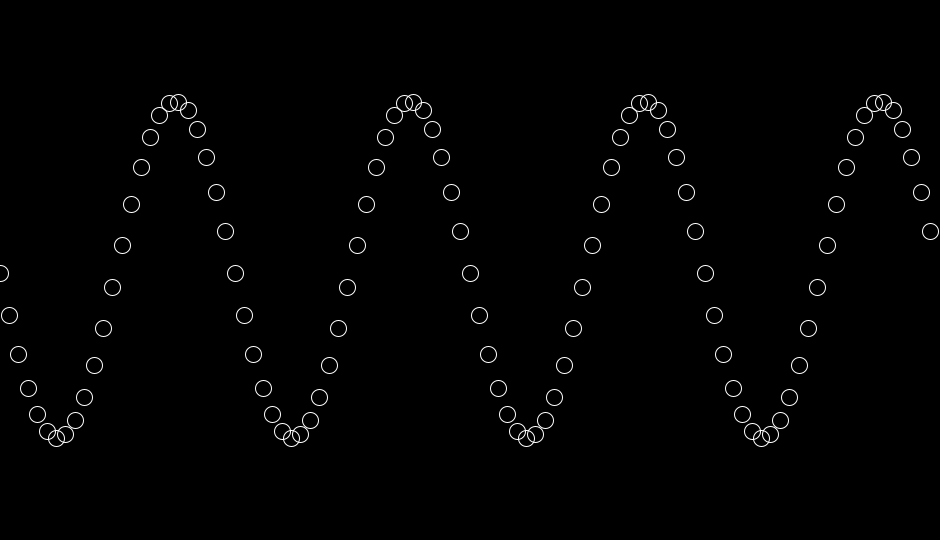
Frame 1 (no input)
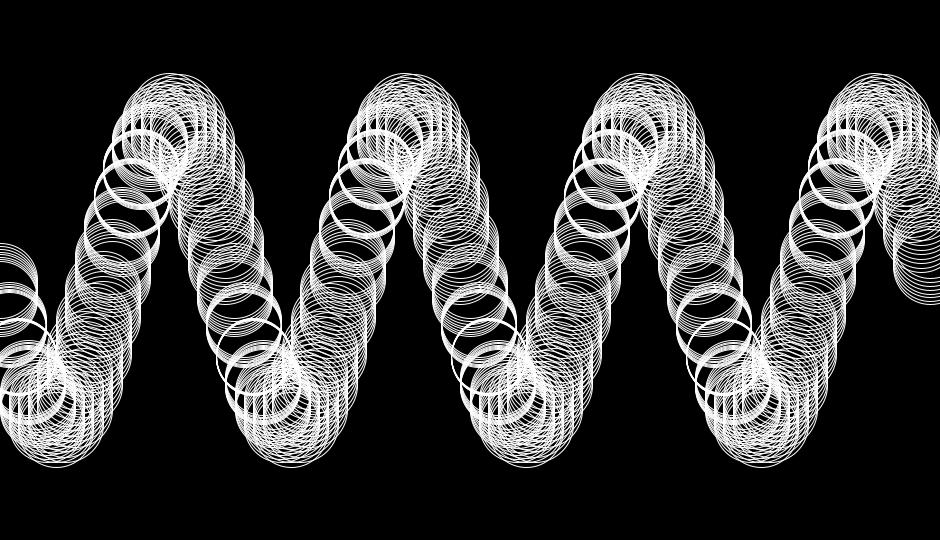
Frame 60 (the mouse pressed at the canvas centre just before this capture)
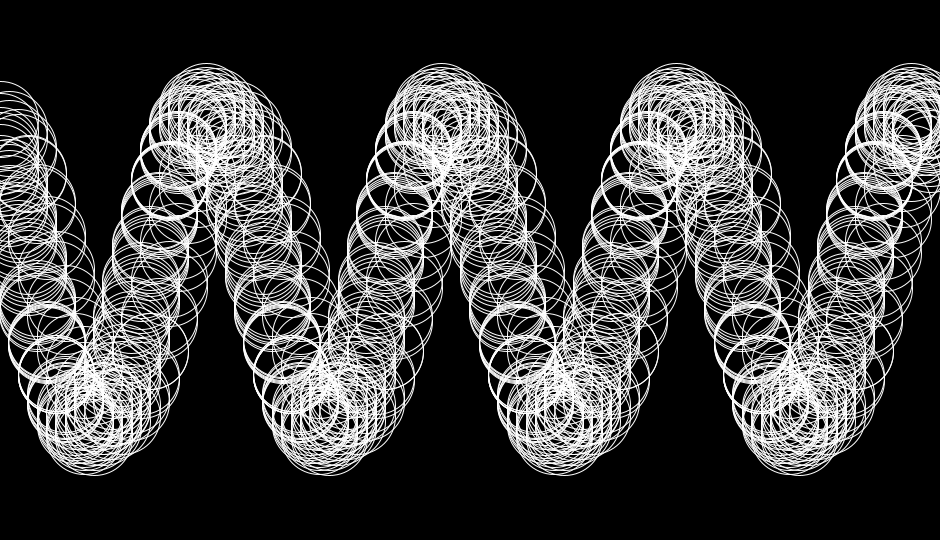
Frame 120 (the mouse held since frame 60 and released just before this capture)

The Processing sketch that drew these frames (run headless with seeded random() and noise(); from frame 60 on, the mouse is pressed at the canvas centre):

// Processing sketch: chain2
// ── chain2.pde
ArrayList<Node> nodes;
int nodeAmount = 100;
float maxLifetime = 80.0;
float lastTime = 0.0;
int nodeQuota = nodeAmount*8;
float count = 0;
float mix = 0.1;
int sign = 1;

void setup()
{
  size(940, 540);
  frameRate(30);
  nodes = new ArrayList<Node>();

}

ArrayList<Node> RemoveDead( ArrayList<Node> nodes )
{
  ArrayList<Node> result = new ArrayList<Node>();
  
  for(Node n : nodes)
  {
    if(!n.dead)
    {
      result.add(n);
    }
  }
  
  return result;
  
}

float f(float x)
{
  x = x*PI*8.0;
  //return (sin(x)*0.4 + sin(x/4.0))/4.0;
  return cos(x + PI/2.0);
}

float g(float x)
{
  x = x*PI*8.0; 
  return sin(x);
}


void draw()
{
  background(0);
  float deltaTime = millis() - lastTime;
  count += 0.0009;
  

  
  if(mix >= 1)
  {
    mix = 1;
    sign = -1;
  }
  else if(mix <= 0)
  {
    mix = 0;
    sign = 1;
  }
  
  mix += sign*0.01;
  
  if(nodeQuota >= nodeAmount)
  {
    for(int i = 0; i < nodeAmount; i++)
    {
      float per = float(i)/nodeAmount;
      float x = per*width;
      
      float source = f(per + count)*mix + g(per + count)*(1 - mix);
      
      float y = source*height*0.4 + height*0.5;
      nodes.add( new Node(x,y) );
     
    }
    
    nodeQuota -= nodeAmount;
  }
  
  for(Node n : nodes)
  {
    n.lifetime += deltaTime;
    if(n.lifetime > maxLifetime)
    {
      n.dead = true;
      nodeQuota += 1;
    }
    noFill();
    stroke(255);
    //float s = abs(sin(millis()/1000.0))*5 + 5;
    float s = (mix)*100.0 + 5.0;
    ellipse(n.x, n.y,s,s);
  }
  
  nodes = RemoveDead(nodes);
  
  lastTime = millis();
}

class Node
{
  float x;
  float y;
  float lifetime = 0.0;
  boolean dead = false;
  
  Node( float x, float y )
  {
    this.x = x;
    this.y = y;
  }
}
